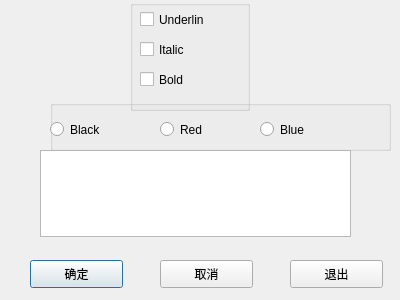
<?xml version="1.0" encoding="UTF-8"?>
<ui version="4.0">
 <class>Dialog</class>
 <widget class="QDialog" name="Dialog">
  <property name="geometry">
   <rect>
    <x>0</x>
    <y>0</y>
    <width>400</width>
    <height>300</height>
   </rect>
  </property>
  <property name="windowTitle">
   <string>Dialog</string>
  </property>
  <widget class="QGroupBox" name="groupBox">
   <property name="geometry">
    <rect>
     <x>130</x>
     <y>0</y>
     <width>120</width>
     <height>111</height>
    </rect>
   </property>
   <property name="title">
    <string/>
   </property>
   <widget class="QCheckBox" name="checkBox">
    <property name="geometry">
     <rect>
      <x>10</x>
      <y>10</y>
      <width>91</width>
      <height>19</height>
     </rect>
    </property>
    <property name="text">
     <string>Underlin</string>
    </property>
   </widget>
   <widget class="QCheckBox" name="checkBox_2">
    <property name="geometry">
     <rect>
      <x>10</x>
      <y>40</y>
      <width>91</width>
      <height>19</height>
     </rect>
    </property>
    <property name="text">
     <string>Italic</string>
    </property>
   </widget>
   <widget class="QCheckBox" name="checkBox_3">
    <property name="geometry">
     <rect>
      <x>10</x>
      <y>70</y>
      <width>91</width>
      <height>19</height>
     </rect>
    </property>
    <property name="text">
     <string>Bold</string>
    </property>
   </widget>
  </widget>
  <widget class="QGroupBox" name="groupBox_2">
   <property name="geometry">
    <rect>
     <x>50</x>
     <y>100</y>
     <width>341</width>
     <height>51</height>
    </rect>
   </property>
   <property name="title">
    <string/>
   </property>
   <widget class="QRadioButton" name="radioButton">
    <property name="geometry">
     <rect>
      <x>0</x>
      <y>20</y>
      <width>115</width>
      <height>19</height>
     </rect>
    </property>
    <property name="text">
     <string>Black</string>
    </property>
   </widget>
   <widget class="QRadioButton" name="radioButton_2">
    <property name="geometry">
     <rect>
      <x>110</x>
      <y>20</y>
      <width>115</width>
      <height>19</height>
     </rect>
    </property>
    <property name="text">
     <string>Red</string>
    </property>
   </widget>
   <widget class="QRadioButton" name="radioButton_3">
    <property name="geometry">
     <rect>
      <x>210</x>
      <y>20</y>
      <width>115</width>
      <height>19</height>
     </rect>
    </property>
    <property name="text">
     <string>Blue</string>
    </property>
   </widget>
  </widget>
  <widget class="QTextEdit" name="textEdit">
   <property name="geometry">
    <rect>
     <x>40</x>
     <y>150</y>
     <width>311</width>
     <height>87</height>
    </rect>
   </property>
  </widget>
  <widget class="QPushButton" name="pushButton">
   <property name="geometry">
    <rect>
     <x>30</x>
     <y>260</y>
     <width>93</width>
     <height>28</height>
    </rect>
   </property>
   <property name="text">
    <string>确定</string>
   </property>
  </widget>
  <widget class="QPushButton" name="pushButton_2">
   <property name="geometry">
    <rect>
     <x>160</x>
     <y>260</y>
     <width>93</width>
     <height>28</height>
    </rect>
   </property>
   <property name="text">
    <string>取消</string>
   </property>
  </widget>
  <widget class="QPushButton" name="pushButton_3">
   <property name="geometry">
    <rect>
     <x>290</x>
     <y>260</y>
     <width>93</width>
     <height>28</height>
    </rect>
   </property>
   <property name="text">
    <string>退出</string>
   </property>
  </widget>
 </widget>
 <layoutdefault spacing="6" margin="11"/>
 <resources/>
 <connections>
  <connection>
   <sender>pushButton</sender>
   <signal>clicked()</signal>
   <receiver>Dialog</receiver>
   <slot>accept()</slot>
   <hints>
    <hint type="sourcelabel">
     <x>76</x>
     <y>273</y>
    </hint>
    <hint type="destinationlabel">
     <x>199</x>
     <y>149</y>
    </hint>
   </hints>
  </connection>
  <connection>
   <sender>pushButton_2</sender>
   <signal>clicked()</signal>
   <receiver>Dialog</receiver>
   <slot>reject()</slot>
   <hints>
    <hint type="sourcelabel">
     <x>206</x>
     <y>273</y>
    </hint>
    <hint type="destinationlabel">
     <x>199</x>
     <y>149</y>
    </hint>
   </hints>
  </connection>
  <connection>
   <sender>pushButton_3</sender>
   <signal>clicked()</signal>
   <receiver>Dialog</receiver>
   <slot>close()</slot>
   <hints>
    <hint type="sourcelabel">
     <x>336</x>
     <y>273</y>
    </hint>
    <hint type="destinationlabel">
     <x>199</x>
     <y>149</y>
    </hint>
   </hints>
  </connection>
 </connections>
</ui>
